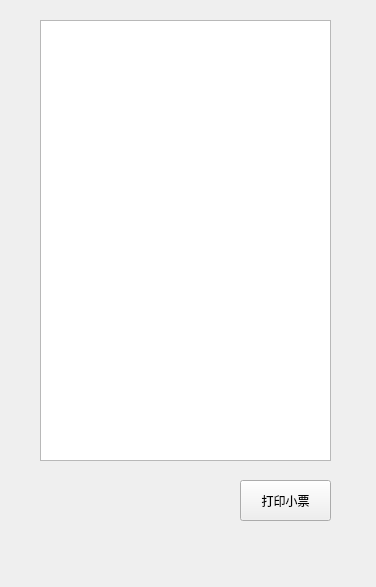
<?xml version="1.0" encoding="UTF-8"?>
<ui version="4.0">
 <class>bill</class>
 <widget class="QMainWindow" name="bill">
  <property name="geometry">
   <rect>
    <x>0</x>
    <y>0</y>
    <width>376</width>
    <height>587</height>
   </rect>
  </property>
  <property name="windowTitle">
   <string>MainWindow</string>
  </property>
  <property name="styleSheet">
   <string notr="true">border-bottom-color: qradialgradient(spread:repeat, cx:0.5, cy:0.5, radius:0.077, fx:0.5, fy:0.5, stop:0 rgba(0, 169, 255, 147), stop:0.497326 rgba(0, 0, 0, 147), stop:1 rgba(0, 169, 255, 147));</string>
  </property>
  <widget class="QWidget" name="centralwidget">
   <widget class="QPushButton" name="return_Btn">
    <property name="geometry">
     <rect>
      <x>240</x>
      <y>480</y>
      <width>91</width>
      <height>41</height>
     </rect>
    </property>
    <property name="text">
     <string>打印小票</string>
    </property>
   </widget>
   <widget class="QListView" name="listView">
    <property name="geometry">
     <rect>
      <x>40</x>
      <y>20</y>
      <width>291</width>
      <height>441</height>
     </rect>
    </property>
   </widget>
  </widget>
  <widget class="QMenuBar" name="menubar">
   <property name="geometry">
    <rect>
     <x>0</x>
     <y>0</y>
     <width>376</width>
     <height>26</height>
    </rect>
   </property>
  </widget>
  <widget class="QStatusBar" name="statusbar"/>
 </widget>
 <resources/>
 <connections/>
</ui>
